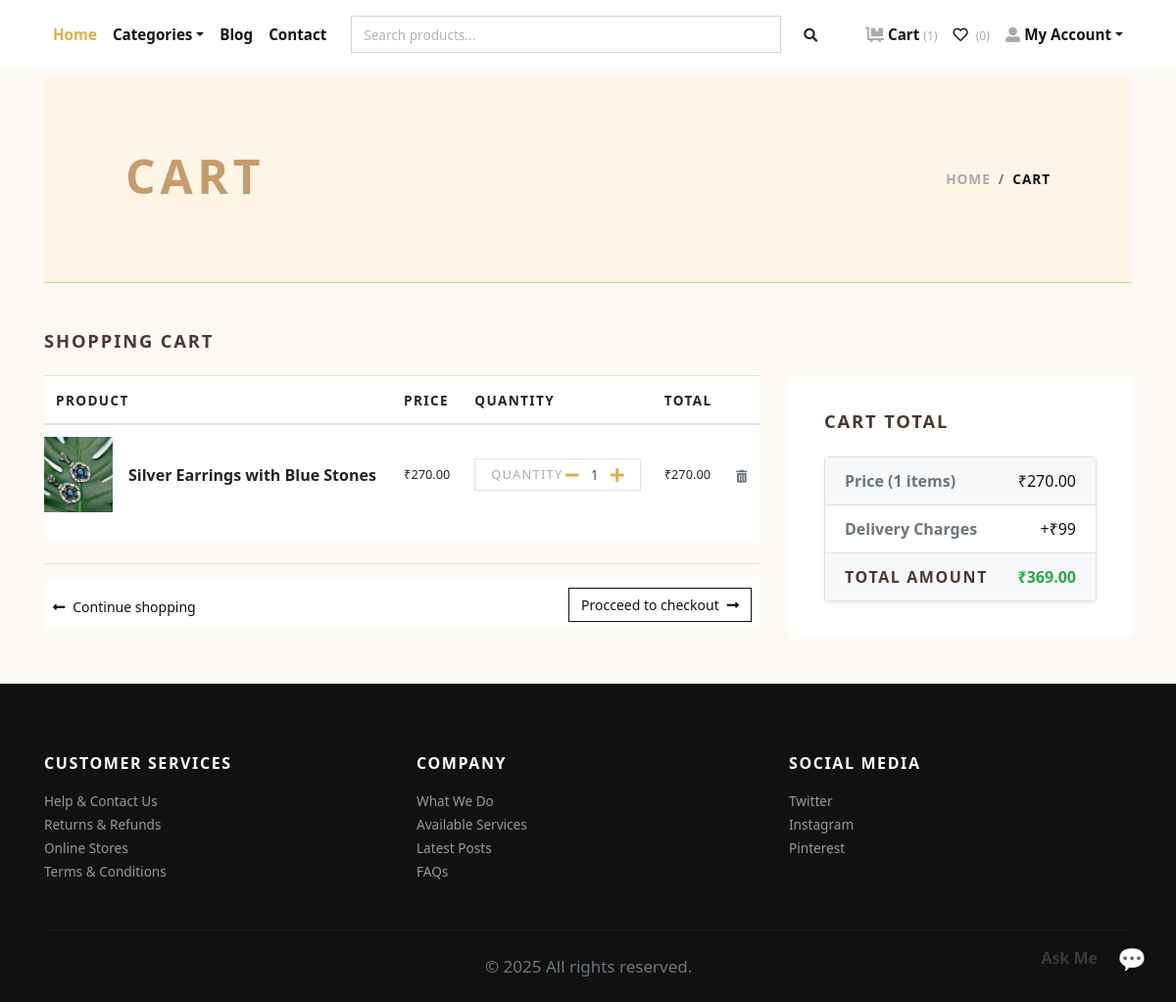
The page /cart/ (signed in) on the database its author committed.
### store/models.py (models this page shows, shortened)
class Cart(models.Model):
    user = models.ForeignKey(User, verbose_name="User", on_delete=models.CASCADE)
    product = models.ForeignKey(Product, verbose_name="Product", on_delete=models.CASCADE)
    quantity = models.PositiveIntegerField(default=1, verbose_name="Quantity")
    created_at = models.DateTimeField(auto_now_add=True, verbose_name="Created Date")
    updated_at = models.DateTimeField(auto_now=True, verbose_name="Updated Date")
    @property
    def total_price(self):
        return self.quantity * self.product.price

class Product(models.Model):
    title = models.CharField(max_length=150, verbose_name="Product Title")
    slug = models.SlugField(max_length=160, verbose_name="Product Slug")
    sku = models.CharField(max_length=255, unique=True, verbose_name="Unique Product ID (SKU)")
    short_description = models.TextField(verbose_name="Short Description")
    detail_description = models.TextField(blank=True, null=True, verbose_name="Detail Description")
    product_image = models.ImageField(upload_to='product', blank=True, null=True, verbose_name="Product Image")
    price = models.DecimalField(max_digits=8, decimal_places=2)
    category = models.ForeignKey(Category, verbose_name="Product Categoy", on_delete=models.CASCADE)
    is_active = models.BooleanField(verbose_name="Is Active?")
    is_featured = models.BooleanField(verbose_name="Is Featured?")
    estimated_delivery_days = models.PositiveIntegerField(default=5, verbose_name="Estimated Delivery Days")
    return_refund_policy = models.TextField(blank=True, null=True, verbose_name="Return & Refund Policy")
    coupon = models.ForeignKey('Coupon', null=True, blank=True, on_delete=models.SET_NULL, verbose_name="Applied Coupon")
    created_at = models.DateTimeField(auto_now_add=True, verbose_name="Created Date")
    updated_at = models.DateTimeField(auto_now=True, verbose_name="Updated Date")
    class Meta:
        verbose_name_plural = 'Products'
        ordering = ('-created_at', )

### store/views.py (the view, shortened to what this page needs)
# urls.py: path('cart/', views.cart, name="cart"),
@login_required
def cart(request):
    user = request.user
    cart_products = Cart.objects.filter(user=user)
    amount, shipping_amount = get_cart_amount_and_order_data(user)
    coupon_form = CouponApplyForm()
    applied_coupon = None
    discount_amount = decimal.Decimal(0)
    total_amount_after_discount = amount + shipping_amount
    now = timezone.now()
    active_coupons= Coupon.objects.filter(
        is_active=True,
        valid_from__lte=now,
        valid_to__gte=now,
        used_count__lt=models.F('usage_limit')
    )
    addresses = Address.objects.filter(user=user)
    context = {
        'cart_products': cart_products,
        'amount': amount,
        'shipping_amount': shipping_amount,
        'total_amount': amount + shipping_amount,
        'addresses': addresses,
        'coupon_form': coupon_form,
        'coupon': applied_coupon,
        'discount': discount_amount,
        'discount_amount': discount_amount,
        'total_amount_after_discount': total_amount_after_discount,
        'item_count': cart_products.count(),
        'active_coupons': active_coupons,
    }
    return render(request, 'store/cart.html', context)

### templates/store/cart.html (shortened to what this page needs)
{% extends 'base.html' %}
{% load static %}
{% load humanize %}
    {% block content %}
      <div class="container">
        <section class="py-5 blog-header">
          <div class="container">
            <div class="row px-4 px-lg-5 py-lg-4 align-items-center">
              <div class="col-lg-6">
                <h1 class="h2 text-uppercase text-lg-left">Cart</h1>
              </div>
              <div class="col-lg-6 text-lg-right">
                <nav aria-label="breadcrumb">
                  <ol class="breadcrumb justify-content-lg-end mb-0 px-0 bg-transparent">
                    <li class="breadcrumb-item active"><a href="{% url 'store:home' %}">Home</a></li>
                    <li class="breadcrumb-item" aria-current="page">Cart</li>
                  </ol>
                </nav>
              </div>
            </div>
          </div>
        </section>
        {% if cart_products %}
        <section class="py-5">
          <h2 class="h5 text-uppercase mb-4">Shopping cart</h2>
          <div class="row">
            <div class="col-lg-8 mb-4 mb-lg-0">
              <div class="table-responsive mb-4 bg-white ">
                <table class="table">
                  <thead >
                    <tr>
                      <th class="border-1" scope="col"> <strong class="text-small text-uppercase">Product</strong></th>
                      <th class="border-1" scope="col"> <strong class="text-small text-uppercase">Price</strong></th>
                      <th class="border-1" scope="col"> <strong class="text-small text-uppercase">Quantity</strong></th>
                      <th class="border-1" scope="col"> <strong class="text-small text-uppercase">Total</strong></th>
                      <th class="border-1" scope="col"> </th>
                    </tr>
                  </thead>
                  <tbody>
                    {% for cart_product in cart_products %}
                    <tr>
                      <th class="pl-0 border-1" scope="row">
                        <div class="media align-items-center">
                          {% if cart_product.product.product_image %}
                            <a class="reset-anchor d-block animsition-link" href="{% url 'store:product-detail' cart_product.product.slug %}"><img src="{{cart_product.product.product_image.url}}" alt="{{cart_product.product.title}}" width="70px"/></a>
                          {% else %}
                            <a class="reset-anchor d-block animsition-link" href="{% url 'store:product-detail' cart_product.product.slug %}"><img src="{% static 'img/product-detail-3.jpg' %}" alt="{{cart_product.product.title}}" width="70px"/></a>
                          {% endif %}
                          <div class="media-body ml-3"><strong class="h6"><a class="reset-anchor animsition-link" href="{% url 'store:product-detail' cart_product.product.slug %}">{{cart_product.product.title}}</a></strong></div>
                        </div>
                      </th>
                      <td class="align-middle border-1">
                        <p class="mb-0 small">₹{{cart_product.product.price}}</p>
                      </td>
                      <td class="align-middle border-1">
                        <div class="border d-flex align-items-center justify-content-between px-3"><span class="small text-uppercase text-gray headings-font-family">Quantity</span>
                          <div class="quantity">
                            <a href="{% url 'store:minus-cart' cart_product.id %}" class="dec-btn p-0 ml-"><i class="fas fa-minus"></i></a>
                            <input class="form-control form-control-sm border-0 shadow-0 p-0" type="text" value="{{cart_product.quantity}}"/>
                            <a href="{% url 'store:plus-cart' cart_product.id %}" class="inc-btn p-0"><i class="fas fa-plus"></i></a>
                          </div>
                        </div>
                      </td>
                      <td class="align-middle border-1">
                        <p class="mb-0 small">₹{{cart_product.total_price|intcomma}}</p>
                      </td>
                      <td class="align-middle border-1"><a class="reset-anchor" href="{% url 'store:remove-cart' cart_product.id %}"><i class="fas fa-trash-alt small text-muted"></i></a></td>
                    </tr>
                    {% endfor %}
                  </tbody>
                </table>
              </div>
              <hr>
              <div class="bg-white px-2 py-2">
                <div class="row align-items-center text-center">
                  <div class="col-md-6 mb-3 mb-md-0 text-md-left"><a class="btn btn-link p-0 text-dark btn-sm" href="{% url 'store:home' %}"><i class="fas fa-long-arrow-alt-left mr-2"> </i>Continue shopping</a></div>
                  <div class="col-md-6 text-md-right"><a class="btn btn-outline-dark btn-sm" href="{% url 'store:checkout' %}">Procceed to checkout<i class="fas fa-long-arrow-alt-right ml-2"></i></a></div>
                </div>
              </div>
            </div>
            <div class="col-lg-4">
              <div class="card border-0 rounded-0 p-lg-3 bg-white">
                <div class="card-body">
                  <h5 class="text-uppercase mb-4">Cart total</h5>
                  <ul class="list-group list-group-flush shadow-sm rounded border">
                    <li class="list-group-item d-flex justify-content-between align-items-center bg-light">
                      <strong class="text-muted">Price ({{ item_count }} items)</strong>
                      <span class="text-dark">₹{{ amount|intcomma }}</span>
                    </li>
                    <li class="list-group-item d-flex justify-content-between align-items-center">
                      <strong class="text-muted">Delivery Charges</strong>
                      <span class="text-dark">{% if shipping_amount > 0 %}+₹{{ shipping_amount }}{% else %}<span class="text-success">Free</span>{% endif %}</span>
                    </li>
                    <li class="list-group-item d-flex justify-content-between align-items-center bg-light">
                      <strong class="text-uppercase">Total Amount</strong>
                      <strong class="text-success">₹{{ total_amount_after_discount|intcomma }}</strong>
                    </li>
                 </div>
              </div>
            </div>
          </div>
        </section>
        {% else %}
          <div class="text-center py-5">
            <h3 class="mb-3">Your cart is empty.</h3>
            <a href="{% url 'store:home' %}"><i class="fas fa-long-arrow-alt-left mr-2"> </i>Continue shopping</a>
          </div>
        {% endif %}
      </div>
      {% endblock content %}

### templates/navbar.html (shortened to what this page needs)
{% load static %}
<header class="header bg-white mb-2">
  <div class="container px-0 px-lg-3">
    <nav class="navbar navbar-expand-lg navbar-light py-3 px-lg-0 fixed-top">
      <div class="collapse navbar-collapse" id="navbarSupportedContent">
        <ul class="navbar-nav mr-auto">
          <li class="nav-item">
            <a class="nav-link active" href="{% url 'store:home' %}">Home</a>
          </li>
          <li class="nav-item dropdown">
            <a class="nav-link dropdown-toggle" id="pagesDropdown" href="#" data-toggle="dropdown" aria-haspopup="true"
              aria-expanded="false">Categories</a>
          </li>
          <li class="nav-item">
            <a class="nav-link" href="{% url 'store:blog_list' %}">Blog</a>
          </li>
          <li class="nav-item">
            <a class="nav-link" href="{% url 'store:contact' %}">Contact</a>
          </li>
        </ul>
        <div class="d-flex align-items-center">
          <form method="GET" action="{% url 'store:search' %}" class="form-inline d-none d-lg-block" style="width:500px;">
            <div class="input-group">
              <input type="text" name="q" class="form-control" placeholder="Search products..." aria-label="Search" required>
              <div class="input-group-append">
                <button class="btn" type="submit" style="border: none; background-color: transparent;">
                  <i class="fas fa-search fa-sm"></i>
                </button>
              </div>
            </div>
          </form>
        </div>
        <ul class="navbar-nav ml-auto">
          {% if request.user.is_authenticated %}
          <li class="nav-item">
            <a class="nav-link" href="{% url 'store:cart' %}">
              <i class="fas fa-dolly-flatbed mr-1 text-gray"></i>Cart
              <small class="text-gray">({{ cart_items.count }})</small>
            </a>
          </li>
          <li class="nav-item">
            <a class="nav-link" href="{% url 'store:wishlist' %}">
              <i class="far fa-heart mr-1"></i>
              <small class="text-gray">({{ user.wishlist_set.count }})</small>
            </a>
          </li>
          <li class="nav-item dropdown">
            <a class="nav-link dropdown-toggle" id="userDropdown" href="#" data-toggle="dropdown" aria-haspopup="true"
              aria-expanded="false"><i class="fas fa-user-alt mr-1 text-gray"></i>My Account</a>
          </li>
          {% else %}
          <li class="nav-item"><a class="nav-link" href="{% url 'store:login' %}">Login</a></li>
          <li class="nav-item"><a class="nav-link" href="{% url 'store:register' %}">Create Account</a></li>
          {% endif %}
        </ul>
      </div>
    </nav>
  </div>
</header>

### rows shown on the page
Cart: product.product_image (picture), product "Silver Earrings with Blue Stones", product.price "270.00", quantity "1", total_price "270.00"

### other values the page prints
{{ cart_items.count }} "1"
{{ user.wishlist_set.count }} "0"
{{ item_count }} "1"
{{ amount|intcomma }} "270.00"
{{ shipping_amount }} "99"
{{ total_amount_after_discount|intcomma }} "369.00"
